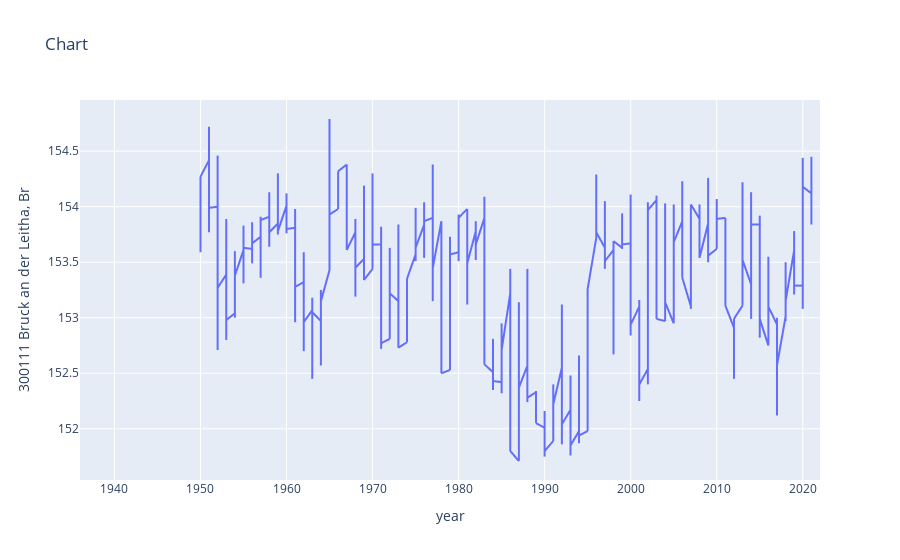

Notebook cell for this chart:
### Markdown cell above
### Dataviz

### Code cell
import plotly.express as px

fig = px.line(base_df, x="year", y=base_df.columns[3], title='Chart')
fig.show()

### Figure 1 — Plotly figure (JSON) as saved in the notebook; plotly's stock layout.template omitted (floating-point values rounded to 4 significant figures; data arrays with more than 128 entries replaced by an {"elided": "..."} marker saying what was removed)
{"data": [{"hovertemplate": "year=%{x}<br>300111 Bruck an der Leitha, Br=%{y}<extra></extra>", "legendgroup": "", "line": {"color": "#636efa", "dash": "solid"}, "marker": {"symbol": "circle"}, "mode": "lines", "name": "", "showlegend": false, "type": "scattergl", "x": {"elided": "1028 int values"}, "xaxis": "x", "y": {"elided": "1028 float values"}, "yaxis": "y"}], "layout": {"legend": {"tracegroupgap": 0}, "title": {"text": "Chart"}, "xaxis": {"anchor": "y", "domain": [0, 1], "title": {"text": "year"}}, "yaxis": {"anchor": "x", "domain": [0, 1], "title": {"text": "300111 Bruck an der Leitha, Br"}}}}
